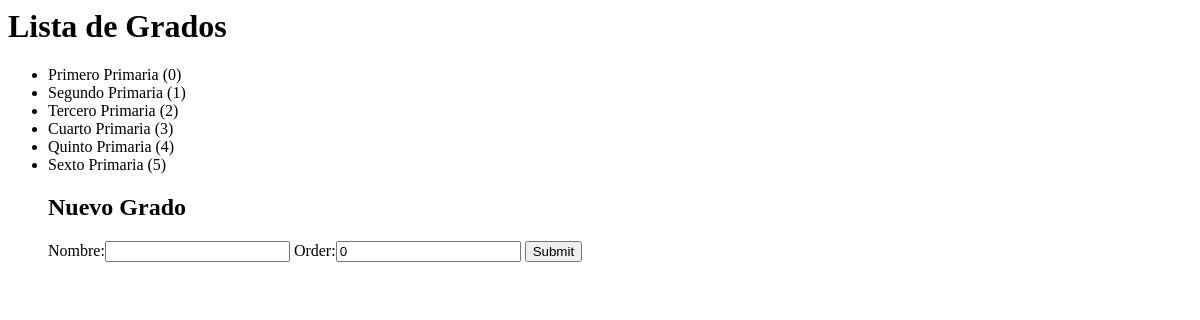
Before: /grados/ with the older database file.
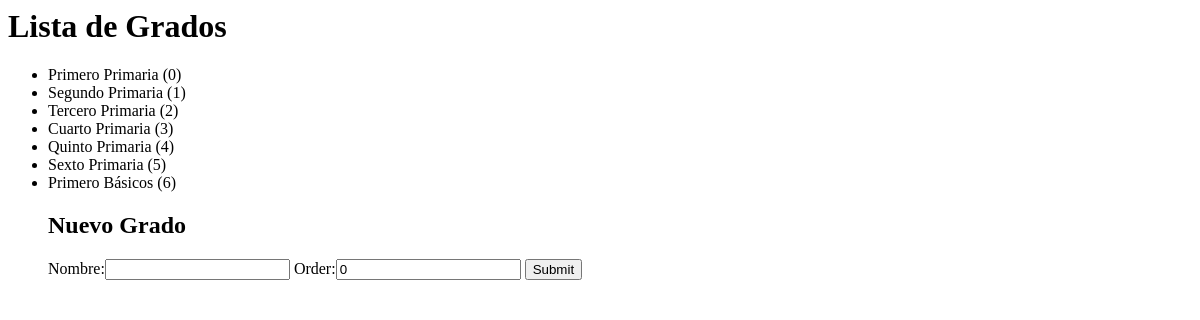
After: the same page with the newer database file.
### grados/models.py (models this page shows)
class Grado(models.Model):
	nombre = models.CharField(max_length=200)
	order = models.IntegerField(default=0)
	def __str__(self):
		return "%s (%s)" % (
			self.nombre,
			self.order)

### grados/views.py (the view)
# urls.py: url(r'^grados/$', grados_views.lista_grados,
def lista_grados(request):
	grados = Grado.objects.all()
	formulario = GradoForm()
	return render(request, 'lista_grados.html',{
		 'grados': grados,
		 'grado_form': formulario})

### grados/forms.py
class GradoForm(forms.ModelForm):
	class Meta:
		model= Grado
		fields = [
			'nombre',
			'order'
		]

### grados/templates/lista_grados.html (shortened to what this page needs)
<html>
<head>
</head>
<body>
<h1>Lista de Grados</h1>
<ul>
	{% for grado in grados %}
		<li>
			{{ grado }}
		</li>
	{% empty %}
	<p>No Hay Grados!</p>
	{% endfor %}
	<h2> Nuevo Grado </h2>
	<form action="/grados/crear/" method="POST">
	{{ grado_form }}
	<input type="submit">
	</form>
</ul>
</body>
</html>

Changed rows visible on the page:
added Grado: nombre+order "Primero Básicos (6)"
